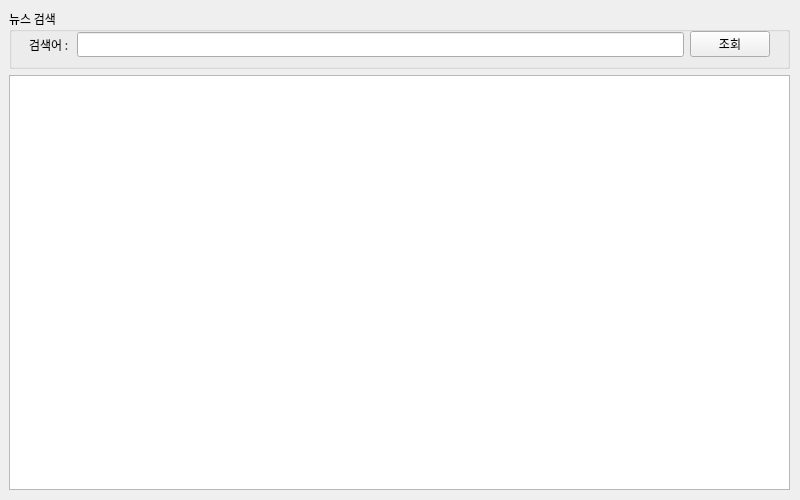
<?xml version="1.0" encoding="UTF-8"?>
<ui version="4.0">
 <class>Form</class>
 <widget class="QWidget" name="Form">
  <property name="geometry">
   <rect>
    <x>0</x>
    <y>0</y>
    <width>800</width>
    <height>500</height>
   </rect>
  </property>
  <property name="maximumSize">
   <size>
    <width>800</width>
    <height>500</height>
   </size>
  </property>
  <property name="font">
   <font>
    <family>맑은 고딕</family>
   </font>
  </property>
  <property name="windowTitle">
   <string>네이버뉴스 검색앱</string>
  </property>
  <widget class="QWidget" name="verticalLayoutWidget">
   <property name="geometry">
    <rect>
     <x>9</x>
     <y>9</y>
     <width>781</width>
     <height>481</height>
    </rect>
   </property>
   <layout class="QVBoxLayout" name="verticalLayout">
    <item>
     <widget class="QGroupBox" name="groupBox">
      <property name="sizePolicy">
       <sizepolicy hsizetype="Preferred" vsizetype="Minimum">
        <horstretch>0</horstretch>
        <verstretch>0</verstretch>
       </sizepolicy>
      </property>
      <property name="minimumSize">
       <size>
        <width>0</width>
        <height>60</height>
       </size>
      </property>
      <property name="title">
       <string>뉴스 검색</string>
      </property>
      <widget class="QWidget" name="horizontalLayoutWidget">
       <property name="geometry">
        <rect>
         <x>20</x>
         <y>20</y>
         <width>741</width>
         <height>31</height>
        </rect>
       </property>
       <layout class="QHBoxLayout" name="horizontalLayout">
        <item>
         <widget class="QLabel" name="label">
          <property name="text">
           <string>검색어 : </string>
          </property>
         </widget>
        </item>
        <item>
         <widget class="QLineEdit" name="txtSearchWord">
          <property name="layoutDirection">
           <enum>Qt::LeftToRight</enum>
          </property>
         </widget>
        </item>
        <item>
         <widget class="QPushButton" name="btnSearch">
          <property name="minimumSize">
           <size>
            <width>0</width>
            <height>0</height>
           </size>
          </property>
          <property name="layoutDirection">
           <enum>Qt::LeftToRight</enum>
          </property>
          <property name="text">
           <string>조회</string>
          </property>
         </widget>
        </item>
       </layout>
      </widget>
     </widget>
    </item>
    <item>
     <widget class="QTableWidget" name="tblSearchResult"/>
    </item>
   </layout>
  </widget>
 </widget>
 <resources/>
 <connections/>
</ui>
